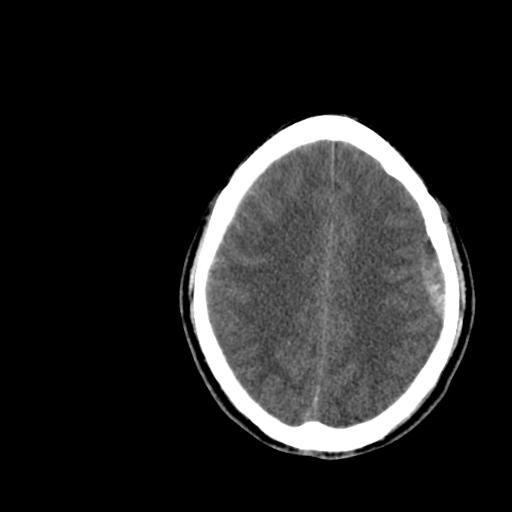
#> input picture modul_yapay_zeka/ornek_test_verileri/ct/Beyin_Kanamasi/EDH/10.jpeg, 512 x 512 px
$ python -i preprocessor.py   (imports and definitions only)
#> lines starting #> are read from the running program, lines starting #| are printed output that depends on the picture
#> further down, picture is the input picture: shape (512, 512, 3); min 0, max 255, mean 36
"""
ATGAS Görüntü Ön İşleme Modülü
- DICOM (uzantı + magic bytes), PNG, JPG, JPEG desteği
- CLAHE ile kontrast iyileştirme
- Gürültü giderme
- Yeniden boyutlandırma
"""

import os
import cv2
import numpy as np

try:
    import pydicom
    DICOM_DESTEKLI = True
except ImportError:
    DICOM_DESTEKLI = False

# Bilinen DICOM uzantıları (uzantısız dosyalar magic bytes ile yakalanır)
DICOM_UZANTILARI = {".dcm", ".dicom", ".dic", ".ima"}
RESIM_UZANTILARI = {".png", ".jpg", ".jpeg"}
DESTEKLENEN_FORMATLAR = RESIM_UZANTILARI | DICOM_UZANTILARI


# [108 lines left out: functions _dicom_mi, format_kontrol_et, dicom_dosyasi_mi, dicom_oku, goruntu_oku, dicom_onizleme_uret, not called in this run]


def clahe_uygula(img: np.ndarray, clip_limit: float = 2.0, tile_grid_size=(8, 8)) -> np.ndarray:
    """Kontrast iyileştirme — düşük kaliteli tıbbi görüntüler için."""
#> called with clip_limit = 2, tile_grid_size = (8, 8)
    lab = cv2.cvtColor(img, cv2.COLOR_BGR2LAB)
#> lab: shape (512, 512, 3); mean of channels 0, 1, 2 37.6, 128, 128
    l, a, b = cv2.split(lab)
#> a: shape (512, 512); every value is 128
    clahe = cv2.createCLAHE(clipLimit=clip_limit, tileGridSize=tile_grid_size)
    l = clahe.apply(l)
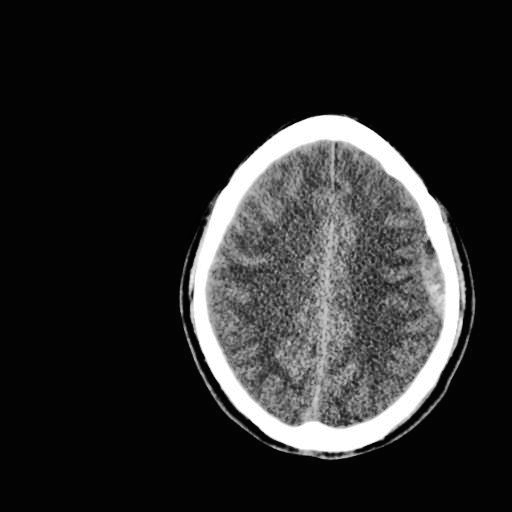
#> l: shape (512, 512); min 2, max 255, mean 41.7
    return cv2.cvtColor(cv2.merge((l, a, b)), cv2.COLOR_LAB2BGR)


def gurultu_gider(img: np.ndarray) -> np.ndarray:
    return cv2.fastNlMeansDenoisingColored(img, None, 5, 5, 7, 21)


# [38 lines left out: function hazirla, not called in this run]

>>> import cv2
>>> picture = cv2.imread('../modul_yapay_zeka/ornek_test_verileri/ct/Beyin_Kanamasi/EDH/10.jpeg')
>>> result = clahe_uygula(picture)

$ run again, on modul_yapay_zeka/ornek_test_verileri/ct/Beyin_Kanamasi/EDH/11.jpeg
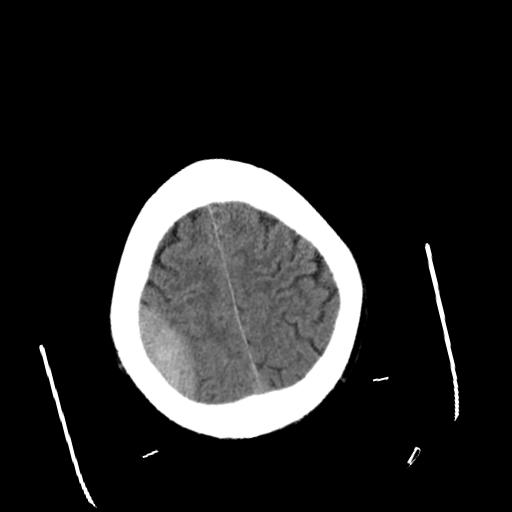
#> input picture modul_yapay_zeka/ornek_test_verileri/ct/Beyin_Kanamasi/EDH/11.jpeg, 512 x 512 px
#> picture is the input picture: shape (512, 512, 3); min 0, max 255, mean 36.2
#> lab: shape (512, 512, 3); mean of channels 0, 1, 2 37.2, 128, 128
#> a: shape (512, 512); every value is 128
#> in clahe_uygula, `l = clahe.apply(l)`:
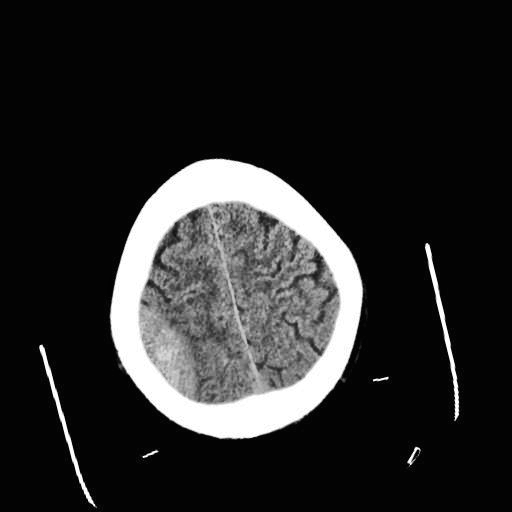
#> l: shape (512, 512); min 2, max 255, mean 40.2

$ run again, on modul_yapay_zeka/ornek_test_verileri/ct/Beyin_Kanamasi/EDH/12.jpeg
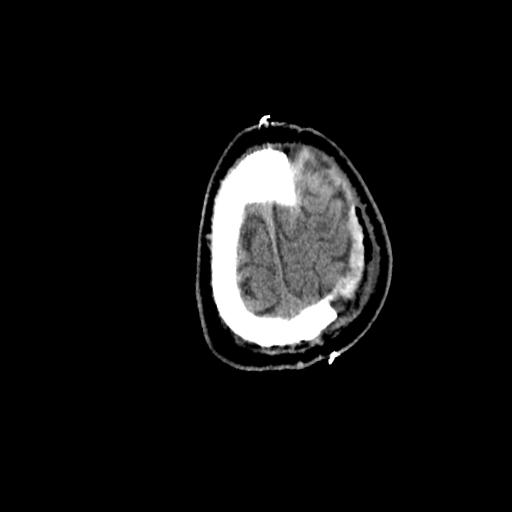
#> input picture modul_yapay_zeka/ornek_test_verileri/ct/Beyin_Kanamasi/EDH/12.jpeg, 512 x 512 px
#> picture is the input picture: shape (512, 512, 3); min 0, max 255, mean 18.4
#> lab: shape (512, 512, 3); mean of channels 0, 1, 2 19, 128, 128
#> a: shape (512, 512); every value is 128
#> in clahe_uygula, `l = clahe.apply(l)`:
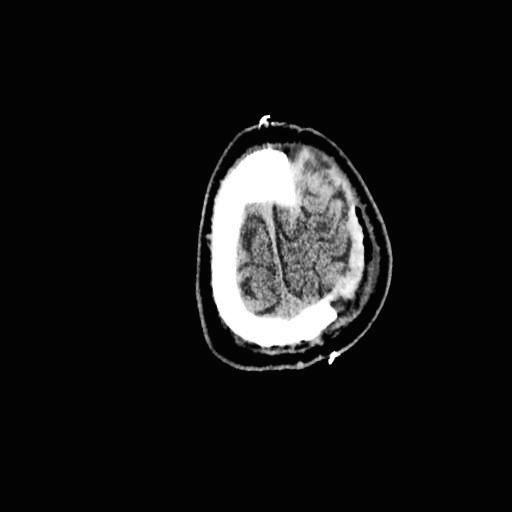
#> l: shape (512, 512); min 2, max 255, mean 22.2

$ run again, on modul_yapay_zeka/ornek_test_verileri/ct/Beyin_Kanamasi/EDH/9.jpeg
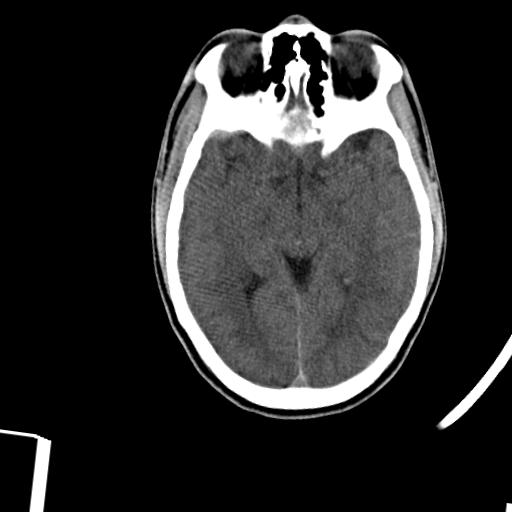
#> input picture modul_yapay_zeka/ornek_test_verileri/ct/Beyin_Kanamasi/EDH/9.jpeg, 512 x 512 px
#> picture is the input picture: shape (512, 512, 3); min 0, max 255, mean 45.2
#> lab: shape (512, 512, 3); mean of channels 0, 1, 2 47, 128, 128
#> a: shape (512, 512); every value is 128
#> in clahe_uygula, `l = clahe.apply(l)`:
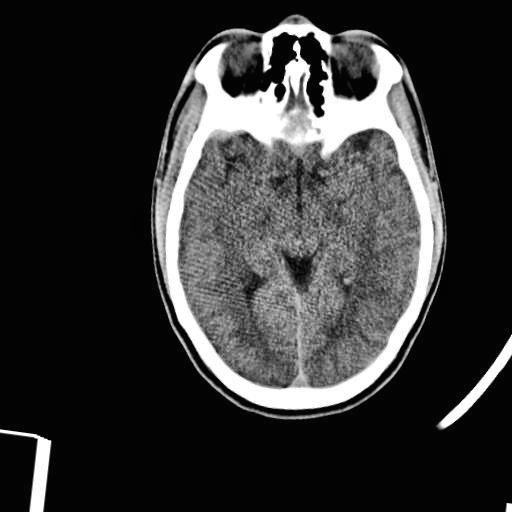
#> l: shape (512, 512); min 0, max 255, mean 52.2
